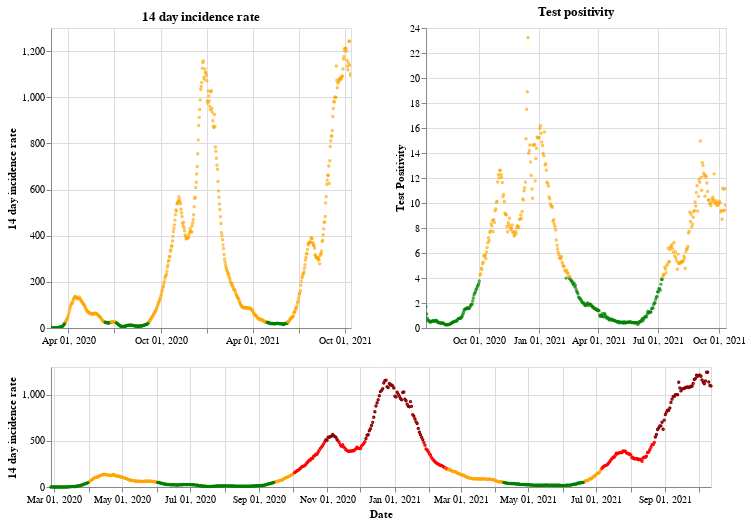

Here is the notebook cell this chart was saved with:
### Markdown cell above
## Wales

### Code cell
plot_traffic_light('Wales')

### Figure 1 — Vega-Lite specification as saved in the notebook (floating-point values rounded to 4 significant figures; data arrays with more than 128 entries replaced by an {"elided": "..."} marker saying what was removed)
{"config": {"view": {"continuousWidth": 400, "continuousHeight": 300}}, "vconcat": [{"hconcat": [{"mark": {"type": "point", "size": 2}, "encoding": {"color": {"condition": {"value": "green", "test": "(datum.twoWeeklyCasesRate <= 25)"}, "value": "orange"}, "tooltip": [{"type": "nominal", "field": "areaName"}, {"type": "temporal", "field": "date"}, {"type": "quantitative", "field": "twoWeeklyCasesRate"}, {"type": "quantitative", "field": "testPositivity"}], "x": {"type": "temporal", "axis": {"title": ""}, "field": "date", "scale": {"domain": {"selection": "DateBrush"}}, "timeUnit": "yearmonthdate"}, "y": {"type": "quantitative", "axis": {"title": "14 day incidence rate"}, "field": "twoWeeklyCasesRate"}}, "title": "14 day incidence rate", "width": 300}, {"mark": {"type": "point", "size": 2}, "encoding": {"color": {"condition": {"value": "green", "test": "(datum.testPositivity <= 4)"}, "value": "orange"}, "tooltip": [{"type": "nominal", "field": "areaName"}, {"type": "temporal", "field": "date"}, {"type": "quantitative", "field": "twoWeeklyCasesRate"}, {"type": "quantitative", "field": "testPositivity"}], "x": {"type": "temporal", "axis": {"title": ""}, "field": "date", "scale": {"domain": {"selection": "DateBrush"}}, "timeUnit": "yearmonthdate"}, "y": {"type": "quantitative", "axis": {"title": "Test Positivity"}, "field": "testPositivity"}}, "title": "Test positivity", "width": 300}]}, {"layer": [{"mark": {"type": "point", "size": 2}, "encoding": {"color": {"condition": {"value": "orange", "test": "(((datum.testPositivity < 4) && (datum.twoWeeklyCasesRate >= 50)) && (datum.twoWeeklyCasesRate < 200))"}, "value": "red"}, "opacity": {"condition": {"value": 1, "test": "((datum.twoWeeklyCasesRate >= 50) && (datum.twoWeeklyCasesRate < 500))"}, "value": 0}, "tooltip": [{"type": "nominal", "field": "areaName"}, {"type": "temporal", "field": "date"}, {"type": "quantitative", "field": "twoWeeklyCasesRate"}, {"type": "quantitative", "field": "testPositivity"}], "x": {"type": "temporal", "axis": {"title": "Date"}, "field": "date", "timeUnit": "yearmonthdate"}, "y": {"type": "quantitative", "axis": {"title": "14 day incidence rate"}, "field": "twoWeeklyCasesRate"}}, "selection": {"DateBrush": {"type": "interval", "encodings": ["x"], "fields": ["Time"]}}}, {"mark": {"type": "point", "size": 2}, "encoding": {"color": {"value": "darkred"}, "opacity": {"condition": {"value": 1, "test": "(datum.twoWeeklyCasesRate >= 500)"}, "value": 0}, "tooltip": [{"type": "nominal", "field": "areaName"}, {"type": "temporal", "field": "date"}, {"type": "quantitative", "field": "twoWeeklyCasesRate"}, {"type": "quantitative", "field": "testPositivity"}], "x": {"type": "temporal", "axis": {"title": "Date"}, "field": "date", "timeUnit": "yearmonthdate"}, "y": {"type": "quantitative", "axis": {"title": "14 day incidence rate"}, "field": "twoWeeklyCasesRate"}}}, {"mark": {"type": "point", "size": 2}, "encoding": {"color": {"condition": {"value": "green", "test": "((datum.testPositivity < 4) && (datum.twoWeeklyCasesRate < 50))"}, "value": "orange"}, "opacity": {"condition": {"value": 1, "test": "(datum.twoWeeklyCasesRate < 50)"}, "value": 0}, "tooltip": [{"type": "nominal", "field": "areaName"}, {"type": "temporal", "field": "date"}, {"type": "quantitative", "field": "twoWeeklyCasesRate"}, {"type": "quantitative", "field": "testPositivity"}], "x": {"type": "temporal", "axis": {"title": "Date"}, "field": "date", "timeUnit": "yearmonthdate"}, "y": {"type": "quantitative", "axis": {"title": "14 day incidence rate"}, "field": "twoWeeklyCasesRate"}}}], "height": 120, "width": 660}], "data": {"name": "data-fd9372b3cb829f50df8577e45ef9de30"}, "$schema": "https://vega.github.io/schema/vega-lite/v4.8.1.json", "datasets": {"data-fd9372b3cb829f50df8577e45ef9de30": {"elided": "594 records"}}}
